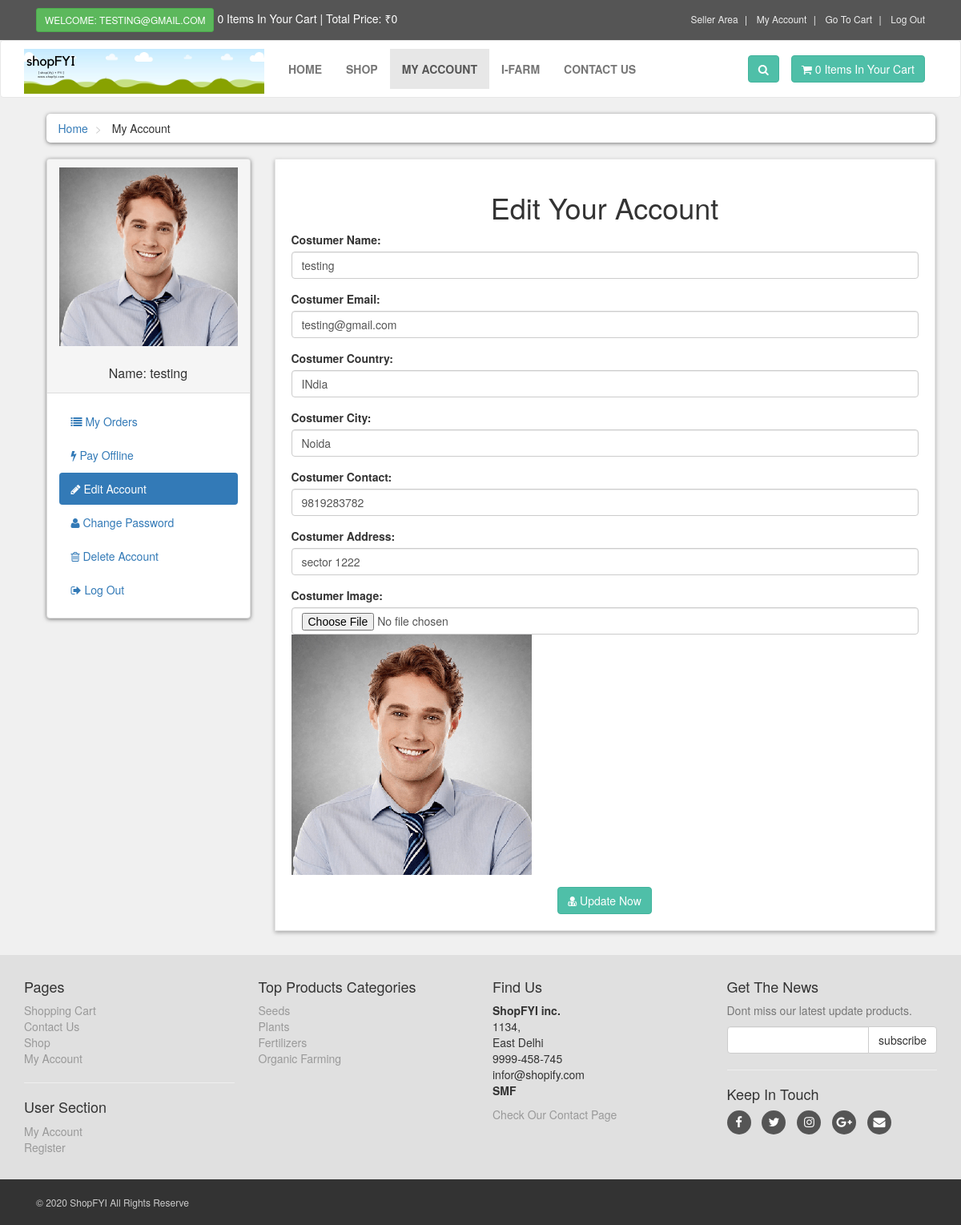
Screenshot of /customer/my_account.php?edit_account (signed in) with the database file from the repository.
### tables this page shows
CREATE TABLE `customers` (
  `customer_id` int(10) NOT NULL,
  `customer_name` varchar(255) NOT NULL,
  `customer_email` varchar(255) NOT NULL,
  `customer_pass` varchar(255) NOT NULL,
  `customer_country` text NOT NULL,
  `customer_city` text NOT NULL,
  `customer_contact` varchar(255) NOT NULL,
  `customer_address` text NOT NULL,
  `customer_image` text NOT NULL,
  `customer_ip` varchar(100) NOT NULL
);

CREATE TABLE `product_categories` (
  `p_cat_id` int(10) NOT NULL,
  `p_cat_title` text NOT NULL,
  `p_cat_top` text NOT NULL,
  `p_cat_image` text NOT NULL
);

### customer/edit_account.php (the view, shortened to what this page needs)
<?php
$customer_session = $_SESSION['customer_email'];
$get_customer = "select * from customers where customer_email='$customer_session'";
$run_customer = mysqli_query($con,$get_customer);
$row_customer = mysqli_fetch_array($run_customer);
$customer_name = $row_customer['customer_name'];
$customer_email = $row_customer['customer_email'];
$customer_country = $row_customer['customer_country'];
$customer_city = $row_customer['customer_city'];
$customer_contact = $row_customer['customer_contact'];
$customer_address = $row_customer['customer_address'];
$customer_image = $row_customer['customer_image'];
?>
<h1 align="center"> Edit Your Account </h1>
<form action="" method="post" enctype="multipart/form-data">
    <div class="form-group">
        <label> Costumer Name: </label>
        <input type="text" name="c_name" class="form-control" value="<?php echo $customer_name; ?>" required>
    </div>
    <div class="form-group">
        <label> Costumer Email: </label>
        <input type="text" name="c_email" class="form-control" value="<?php echo $customer_email; ?>" required>
    </div>
    <div class="form-group">
        <label> Costumer Country: </label>
        <input type="text" name="c_country" class="form-control" value="<?php echo $customer_country; ?>" required>
    </div>
    <div class="form-group">
        <label> Costumer City: </label>
        <input type="text" name="c_city" class="form-control" value="<?php echo $customer_city; ?>" required>
    </div>
    <div class="form-group">
        <label> Costumer Contact: </label>
        <input type="text" name="c_contact" class="form-control" value="<?php echo $customer_contact; ?>" required>
    </div>
    <div class="form-group">
        <label> Costumer Address: </label>
        <input type="text" name="c_address" class="form-control" value="<?php echo $customer_address; ?>" required>
    </div>
    <div class="form-group">
        <label> Costumer Image: </label>
        <input type="file" name="c_image" class="form-control form-height-custom">
        <img class="img-responsive" src="customer_images/<?php echo $customer_image; ?>" alt="Costumer Image">
    </div>
    <div class="text-center">
        <button name="update" class="btn btn-primary">
            <i class="fa fa-user-md"></i> Update Now
        </button>
    </div>
</form>

### customer/includes/sidebar.php
<div class="panel panel-default sidebar-menu">
    <div class="panel-heading">
        <?php
        $customer_session = $_SESSION['customer_email'];
        $get_customer = "select * from customers where customer_email='$customer_session'";
        $run_customer = mysqli_query($con,$get_customer);
        $row_customer = mysqli_fetch_array($run_customer);
        $customer_image = $row_customer['customer_image'];
        $customer_name = $row_customer['customer_name'];
        if(!isset($_SESSION['customer_email'])){
        }else{
            echo "
                <center>
                    <img src='customer_images/$customer_image' class='img-responsive' >
                </center>
                <br/>
                <h3 class='panel-title' align='center'>
                    Name: $customer_name
                </h3>
            ";
        }
        ?>
    </div>
    <div class="panel-body">
        <ul class="nav-pills nav-stacked nav">
            <li class="<?php if(isset($_GET['my_orders'])){ echo "active"; } ?>">
                <a href="my_account.php?my_orders">
                    <i class="fa fa-list"></i> My Orders
                </a>
            </li>
            <li class="<?php if(isset($_GET['pay_offline'])){ echo "active"; } ?>">
                <a href="my_account.php?pay_offline">
                    <i class="fa fa-bolt"></i> Pay Offline
                </a>
            </li>
            <li class="<?php if(isset($_GET['edit_account'])){ echo "active"; } ?>">
                <a href="my_account.php?edit_account">
                    <i class="fa fa-pencil"></i> Edit Account
                </a>
            </li>
            <li class="<?php if(isset($_GET['change_pass'])){ echo "active"; } ?>">
                <a href="my_account.php?change_pass">
                    <i class="fa fa-user"></i> Change Password
                </a>
            </li>
            <li class="<?php if(isset($_GET['delete_account'])){ echo "active"; } ?>">
                <a href="my_account.php?delete_account">
                    <i class="fa fa-trash-o"></i> Delete Account
                </a>
            </li>
            <li>
                <a href="logout.php">
                    <i class="fa fa-sign-out"></i> Log Out
                </a>
            </li>
        </ul>
    </div>
</div>

### customer/includes/footer.php (shortened to what this page needs)
<div id="footer">
    <div class="container">
        <div class="row">
            <div class="col-sm-6 col-md-3">
               <h4>Pages</h4>
                <ul>
                    <li><a href="cart.php">Shopping Cart</a></li>
                    <li><a href="contact.php">Contact Us</a></li>
                    <li><a href="shop.php">Shop</a></li>
                    <li><a href="customer/my_account.php">My Account</a></li>
                </ul>
                <hr>
                <h4>User Section</h4>
                <ul>
                           <?php
                           if(!isset($_SESSION['customer_email'])){
                               echo"<a href='checkout.php'>Login</a>";
                           }else{
                              echo"<a href='customer/my_account.php?my_orders'>My Account</a>";
                           }
                           ?>
                    <li><a href="customer_register.php">Register</a></li>
                </ul>
            </div>
            <div class="com-sm-6 col-md-3">
                <h4>Top Products Categories</h4>
                <ul>
                    <?php
                        $get_p_cats = "select * from product_categories";
                        $run_p_cats = mysqli_query($con,$get_p_cats);
                        while($row_p_cats=mysqli_fetch_array($run_p_cats)){
                            $p_cat_id = $row_p_cats['p_cat_id'];
                            $p_cat_title = $row_p_cats['p_cat_title'];
                            echo "
                                <li>
                                    <a href='shop.php?p_cat=$p_cat_id'>
                                        $p_cat_title
                                    </a>
                                </li>
                            ";
                        }
                    ?>
                </ul>
            </div>
            <div class="col-sm-6 col-md-3">
                <h4>Find Us</h4>
                <p>
                    <strong>ShopFYI inc.</strong>
                    <br/>1134,
                    <br/>East Delhi
                    <br/>9999-458-745
                    <br/>infor@shopify.com
                    <br/><strong>SMF</strong>
                </p>
                <a href="../contact.php">Check Our Contact Page</a>
            </div>
            <div class="col-sm-6 col-md-3">
                <h4>Get The News</h4>
                <p class="text-muted">
                    Dont miss our latest update products.
                </p>
                <form action="https://feedburner.google.com/fb/a/mailverify" method="post" target="popupwindow" onsubmit="window.open('https://feedburner.google.com/fb/a/mailverify?uri=M-devMedia', 'popupwindow', 'scrollbars=yes,width=550,height=520');return true" method="post">
                    <div class="input-group">
                        <input type="text" class="form-control" name="email">
                        <span class="input-group-btn">
                            <input type="submit" value="subscribe" class="btn btn-default">
                        </span>
                    </div>
                </form>
                <hr>
                <h4>Keep In Touch</h4>
                <p class="social">
                    <a href="#" class="fa fa-facebook"></a>
                    <a href="#" class="fa fa-twitter"></a>
                    <a href="#" class="fa fa-instagram"></a>
                    <a href="#" class="fa fa-google-plus"></a>
                    <a href="#" class="fa fa-envelope"></a>
                </p>
            </div>
        </div>
    </div>
</div>
<div id="copyright">
    <div class="container">
        <div class="col-md-6">
            <p class="pull-left">&copy; 2020 ShopFYI All Rights Reserve</p>
        </div>
    </div>
</div>

### customer/styles/style.css (style rules this page uses)
body { font-size: 14px; line-height: 1.42857143; color: #333333; background: #f0f0f0; overflow-x: hidden; }
.btn-primary { color: rgb(255, 255, 255); background: rgb(79, 191, 168); border-color: rgb(65, 179, 156); }
#content .panel.sidebar-menu { box-sizing: border-box; box-shadow: 0px 1px 5px rgba(0, 0, 0, .5); }
#content .panel.sidebar-menu h3 { padding: 5px 0px; margin: 0px; }
#footer { background: #e0e0e0; padding: 20px 0; }
#footer a { color: #999999; padding: 0; text-decoration: none; }
#footer ul { list-style: none; padding-left: 0px; }
#footer .social { text-align: left; }
#footer .social a { margin: 0px 10px 0px 0px; display: inline-block; color: #ffffff; width: 30px; height: 30px; border-radius: 15px; line-height: 30px; font-size: 15px; text-align: center; vertical-align: bottom; background: #555555; text-decoration: none; }
#copyright { background: #333333; color: #cccccc; padding: 20px 0px; font-size: 12px; }
#copyright p { margin: 0px; }

### rows the page displays
customers: customer_image (picture), customer_name "testing", c_name "testing", c_email "testing@gmail.com", c_country "INdia", c_city "Noida", c_contact "9819283782", c_address "sector 1222"
product_categories: p_cat_title "Seeds"
product_categories: p_cat_title "Plants"
product_categories: p_cat_title "Fertilizers"
product_categories: p_cat_title "Organic Farming"

### other values shown
$_SESSION['customer_email'] "TESTING@GMAIL.COM"
$count_items "0 0"
$total "0"
